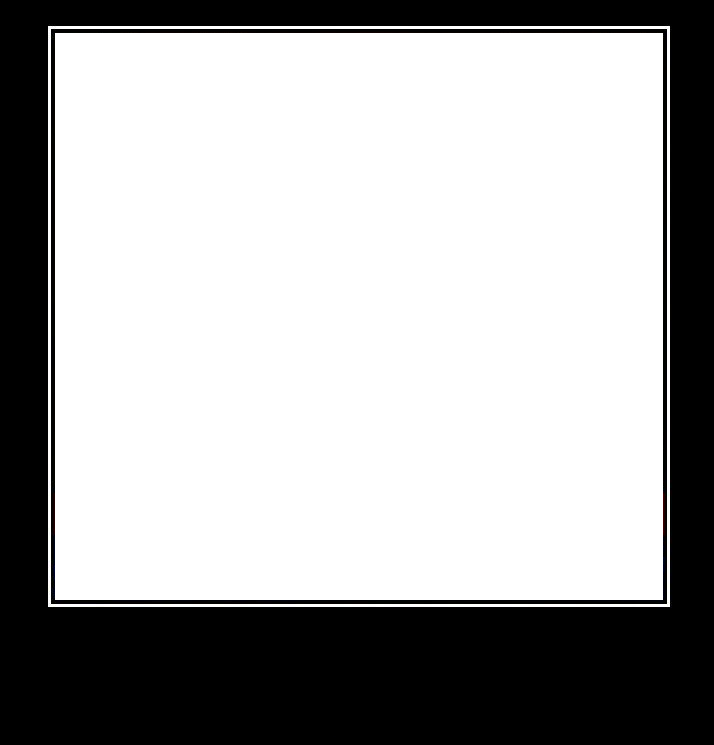
#> input picture soulless_ai_dem/templates/base.jpg, 714 x 745 px, given in place of base.png, which was not available
$ python -i demotivator.py   (imports and definitions only)
#> lines starting #> are read from the running program, lines starting #| are printed output that depends on the picture; pictures that were not available may be replaced by others from this repository, and a replacement may not be noted
from PIL import Image, ImageDraw, ImageFont
import random
import os

all_txt = [
    [u"А че"],
    [u"заставляет задуматься"],
    [u"Жалко пацана"],
    [u"ты че сука??"],
    [u"ААХАХАХАХХАХА", u"ААХАХААХАХА"],
    [u"ГИГАНТ МЫСЛИ", u"отец русской демократии"],
    [u"Он"],
    [u"ЧТО БЛЯТЬ?"],
    [u"охуенная тема"],
    [u"ВОТ ОНИ", u"типичные комедиклабовские шутки"],
    [u"НУ НЕ БЛЯДИНА?"],
    [u"Узнали?"],
    [u"Согласны?"],
    [u"Вот это мужик"],
    [u"ЕГО ИДЕИ", u"будут актуальны всегда"],
    ["", u"ПРИ СТАЛИНЕ ОН БЫ СИДЕЛ"],
    [u"о вадим"],
    [u"2 месяца на дваче", u"и это, блядь, нихуя не смешно"],
    [u"Что дальше?", u"Чайник с функцией жопа?"],
    ["", u"И нахуя мне эта информация?"],
    [u"Верхний текст"],
    [u"нижний текст"],
    [u"Показалось"],
    [u"Суды при анкапе"],
    [u"Хуйло с района", "", u"такая шелупонь с одной тычки ляжет"],
    [u"Брух"],
    [u"Расскажи им", u"как ты устал в офисе"],
    [u"Окурок блять", u"есть 2 рубля?"],
    [u"Аниме ставшее легендой"],
    [u"СМИРИСЬ","", u"ты никогда не станешь настолько же крутым"],
    [u"а ведь это идея"],
    ["",u"Если не лайкнешь у тебя нет сердца"],
    [u"Вместо тысячи слов"],
    [u"ШАХ И МАТ!!!"],
    [u"Самый большой член в мире",u"У этой девушки"],
    [u"Немного",u"перфекционизма"],
    [u"кто"],
    ["",u"эта сука уводит чужих мужей"],
    [u"Кто он???"],
    ["",u"Вы тоже хотели насрать туда в детстве?"],
    ["",u"Вся суть современного общества",u"в одном фото"],
    [u"Он обязательно выживет!"],
    ["",u"Вы тоже хотите подрочить ему?"],
    ["",u"И вот этой хуйне поклоняются русские?"],
    [u"Вот она суть","",u"человеческого общества в одной картинке"],
    [u"Вы думали это рофл?",u"Нет это жопа"],
    ["",u"При сталине такой хуйни не было",u"А у вас было?"],
    [u"Он грыз провода"],
    [u"Назло старухам",u"на радость онанистам"],
    [u"Где-то в Челябинске"],
    [u"Агитация за Порошенко"],
    [u"ИДЕАЛЬНО"],
    [u"Грыз?"],
    [u"Ну давай расскажи им",u"какая у тебя тяжелая работа"],
    ["",u"Желаю в каждом доме такого гостя"],
    [u"Шкура на вырост"],
    [u"НИКОГДА",u"не сдавайся"],
    [u"Оппа гангнам стайл",u"уууу сэкси лейди оп оп"],
    [u"Они сделали это",u"сукины дети, они справились"],
    [u"Эта сука",u"хочет денег"],
    [u"Это говно, а ты?"],
    ["",u"Вот она нынешняя молодежь"],
    [u"Погладь кота",u"погладь кота сука"],
    [u"Я обязательно выживу"],
    ["",u"Вот она, настоящая мужская дружба",u"без политики и лицимерия"],
    ["",u"ОБИДНО ЧТО Я ЖИВУ В СТРАНЕ",u"где гантели стоят в 20 раз дороже чем бутылка водки"],
    [u"Царь, просто царь"],
    ["",u"Нахуй вы это в учебники вставили?",u"И ещё ебаную контрольную устроили"],
    ["",u"ЭТО НАСТОЯЩАЯ КРАСОТА",u"а не ваши голые бляди"],
    ["",u"Тема раскрыта ПОЛНОСТЬЮ"],
    ["",u"РОССИЯ, КОТОРУЮ МЫ ПОТЕРЯЛИ"],
    [u"ЭТО - Я",u"ПОДУМАЙ МОЖЕТ ЭТО ТЫ"],
    [u"почему",u"что почему"],
    [u"КУПИТЬ БЫ ДЖЫП",u"БЛЯТЬ ДА НАХУЙ НАДО"],
    ["","",u"мы не продаём бомбастер лицам старше 12 лет"],
    [u"МРАЗЬ"],
    [u"Правильная аэрография"],
    [u"Вот она русская",u"СМЕКАЛОЧКА"],
    [u"Он взял рехстаг!",u"А чего добился ты?"],
    [u"На аватарку"],
    [u"Фотошоп по-деревенски"],
    [u"Инструкция в самолете"],
    [u"Цирк дю Солей"],
    [u"Вкус детства",u"школоте не понять"],
    [u"Вот оно - СЧАСТЬЕ"],
    [u"Он за тебя воевал",u"а ты даже не знаешь его имени"],
    [u"Зато не за компьютером"],
    ["",u"Не трогай это на новый год"],
    [u"Мой первый рисунок",u"мочой на снегу"],
    ["",u"Майские праздники на даче"],
    [u"Ваш пиздюк?"],
    [u"Тест драйв подгузников"],
    [u"Не понимаю",u"как это вообще выросло?"],
    [u"Супермен в СССР"],
    [u"Единственный",u"кто тебе рад"],
    [u"Макдональдс отдыхает"],
    [u"Ну че",u" как дела на работе пацаны?"],
    [u"Вся суть отношений"],
    [u"Беларусы, спасибо!"],
    ["",u"У дверей узбекского военкомата"],
    [u"Вместо 1000 слов"],
    [u"Один вопрос",u"нахуя?"],
    [u"Ответ на санкции",u"ЕВРОПЫ"],
    [u"ЦЫГАНСКИЕ ФОКУСЫ"],
    [u"Блять!", u"да он гений!"],
    ["",u"Украина ищет новые источники газа"],
    [u"ВОТ ЭТО",u"НАСТОЯЩИЕ КАЗАКИ а не ряженные"],
    [u"Нового года не будет",u"Санта принял Ислам"],
    ["",u"Он был против наркотиков",u"а ты и дальше убивай себя"],
    [u"Всем похуй!",u"Всем похуй!"],
    [u"БРАТЬЯ СЛАВЯНЕ",u"помните друг о друге"],
    ["",u"ОН ПРИДУМАЛ ГОВНО",u"а ты даже не знаешь его имени"],
    ["",u"краткий курс истории нацболов"],
    [u"Эпоха ренессанса"]
]

def get_random_text():
    return all_txt[random.randrange(len(all_txt))]

def get_template_path(filename):
    package_dir = os.path.dirname(__file__)
    templates_dir = os.path.join(package_dir, 'templates')

    if '.' in filename:
        full_path = os.path.join(templates_dir, filename)
        if os.path.exists(full_path):
            return full_path

    for ext in ['.png', '.jpg', '.jpeg']:
        full_path = os.path.join(templates_dir, f"{filename}{ext}")
        if os.path.exists(full_path):
            return full_path

    available = os.listdir(templates_dir)
    raise FileNotFoundError(f"Файл {filename} не найден. Доступные файлы: {available}")

def create_demotivator(input_path, output_path, text_lines=None, small=False):
#> called with input_path = 'templates/base.jpg', output_path = 'out.png', small = False
    package_dir = os.path.dirname(os.path.abspath(__file__))

    unicode_font = [
        ImageFont.truetype(os.path.join(package_dir, "fonts/times.ttf"), 58),
        ImageFont.truetype(os.path.join(package_dir, "fonts/times.ttf"), 40),
        ImageFont.truetype(os.path.join(package_dir, "fonts/times.ttf"), 30),
        ImageFont.truetype(os.path.join(package_dir, "fonts/times.ttf"), 22)
    ]

    if text_lines is None:
        txt = get_random_text()
    else:
        txt = text_lines

    rows = 0
    for t in txt:
        if t:
            rows += 1
    if rows > 2:
        rows = 2

    if text_lines is None:
        back_path = get_template_path('base')
    else:
        back_path = get_template_path('base_r')

    back = Image.open(back_path)
#> back is the input picture: PIL image 714x745 RGB; mean R, G, B 168.7, 168.7, 168.7

    if back.mode == 'RGBA':
        back = back.convert('RGB')

    if input_path:
        im = Image.open(input_path)
        newx = 608
        newy = 566
        im = im.resize((newx, newy), Image.LANCZOS)
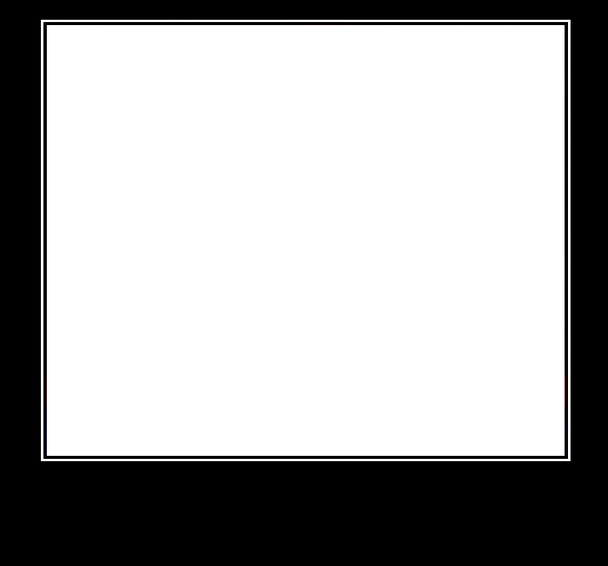
#> im: PIL image 608x566 RGB; mean R, G, B 168.7, 168.7, 168.7

        if im.mode == 'RGBA':
            im = im.convert('RGB')

        back.paste(im, (55, 33))
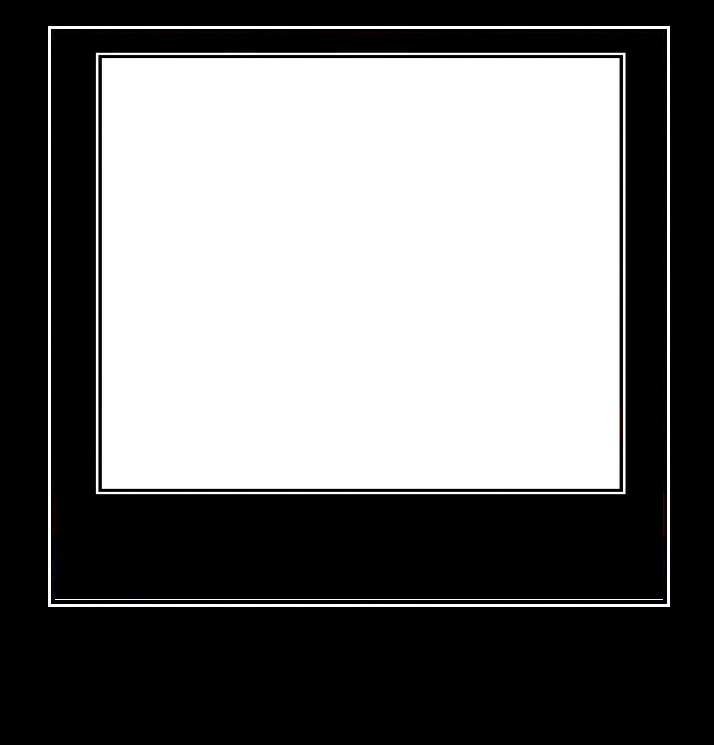
#> back: PIL image 714x745 RGB; mean R, G, B 112.9, 112.9, 112.9

    draw = ImageDraw.Draw(back)
    pos = 0
    sz = 0

    for t in txt:
        if not t or pos > 1:
            continue

        bbox = draw.textbbox((0, 0), t, font=unicode_font[sz])
        w = bbox[2] - bbox[0]
        h = bbox[3] - bbox[1]

        while w > 714 and sz < 3:
            sz += 1
            bbox = draw.textbbox((0, 0), t, font=unicode_font[sz])
            w = bbox[2] - bbox[0]
            h = bbox[3] - bbox[1]

        draw.text((714/2 - w/2, 700 - h/2 + (-rows/2 + pos) * 58),
                 t, font=unicode_font[sz], fill="white")

        sz += 1
        if sz > 3:
            sz = 3

        if t:
            pos += 1
#> this loop made 3 passes
#> after the loop, pos = 2; sz = 3

    if small:
        back = back.resize((357, 372), Image.LANCZOS)

    if back.mode != 'RGB':
        back = back.convert('RGB')

    back.save(output_path)
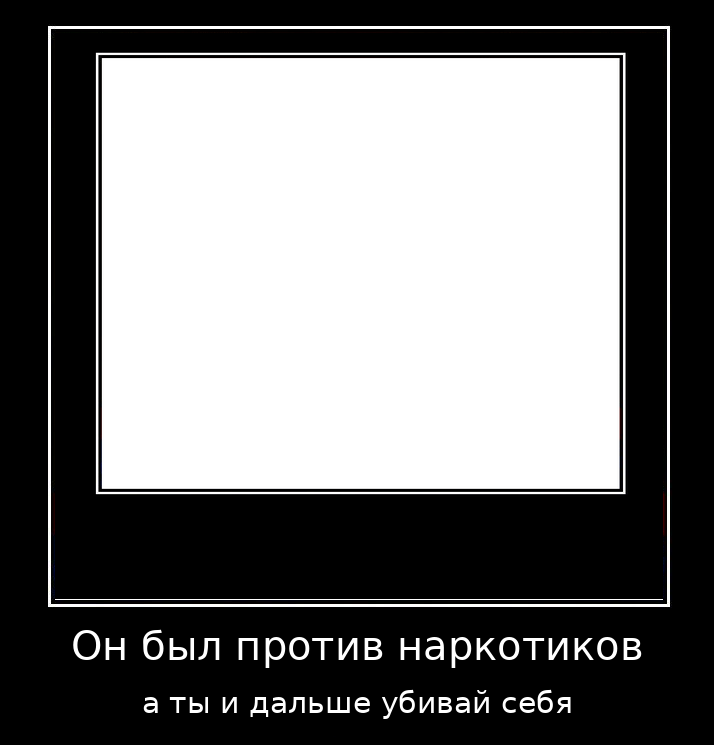
#> saved as out.png: PIL image 714x745 RGB; mean R, G, B 116.3, 116.3, 116.3

>>> result = create_demotivator('templates/base.jpg', 'out.png')
